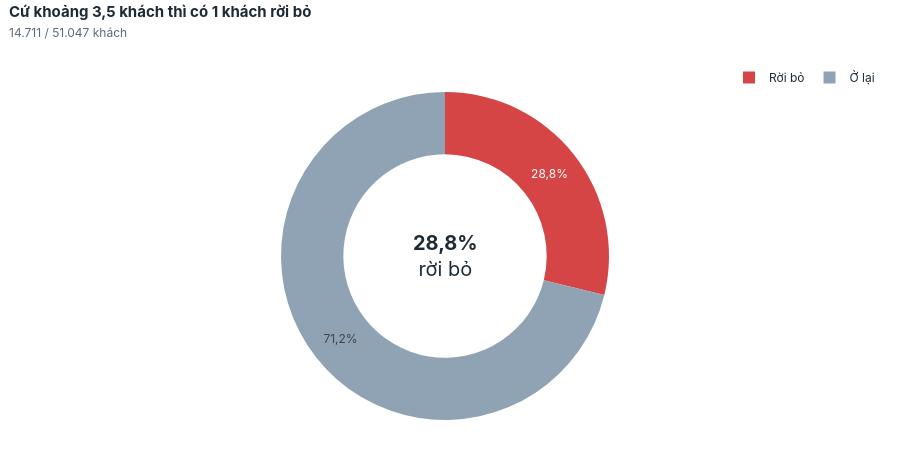

Source (notebook cell):
### Markdown cell above
### C01 — Tình trạng rời bỏ phổ biến đến đâu?

### Code cell
show("C01_ty_le_churn")

### Figure 1 — Plotly figure (JSON) as saved in the notebook; plotly's stock layout.template omitted (floating-point values rounded to 4 significant figures)
{"data": [{"hole": 0.62, "hovertemplate": "%{label}: %{value:,.0f} khách<extra></extra>", "labels": ["Rời bỏ", "Ở lại"], "marker": {"colors": ["#D64545", "#8FA3B5"]}, "sort": false, "textinfo": "percent", "type": "pie", "values": [14711, 36336]}], "layout": {"annotations": [{"font": {"color": "#1D2B36", "size": 20}, "showarrow": false, "text": "<b>28,8%</b><br>rời bỏ"}], "font": {"color": "#1D2B36", "family": "Inter, Segoe UI, Arial, sans-serif", "size": 12}, "height": 460, "hoverlabel": {"bgcolor": "white", "font": {"color": "#1D2B36", "family": "Inter, Segoe UI, Arial, sans-serif"}}, "legend": {"orientation": "h", "title": {}, "x": 1, "xanchor": "right", "y": 1.0, "yanchor": "bottom"}, "margin": {"b": 40, "l": 10, "r": 20, "t": 92}, "paper_bgcolor": "white", "plot_bgcolor": "white", "separators": ",.", "title": {"font": {"color": "#1D2B36", "size": 15}, "pad": {"t": 8}, "text": "<b>Cứ khoảng 3,5 khách thì có 1 khách rời bỏ</b><br><span style='font-size:12px;color:#5B6B78'>14.711 / 51.047 khách</span>", "x": 0.01, "xanchor": "left", "y": 0.98, "yanchor": "top"}, "xaxis": {"automargin": true, "gridcolor": "#EDF1F4", "title": {"font": {"color": "#5B6B78"}}, "zeroline": false}, "yaxis": {"automargin": true, "gridcolor": "#EDF1F4", "title": {"font": {"color": "#5B6B78"}}, "zeroline": false}}}
